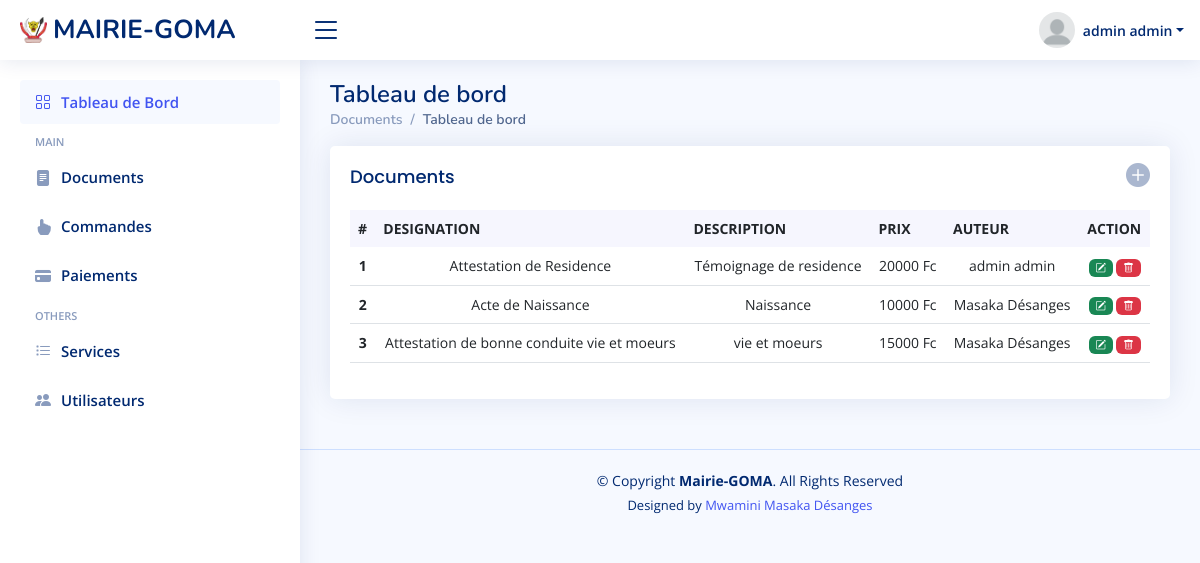
/documents.php (signed in), run on the app's committed database.
### tables this page shows
CREATE TABLE `document` (
  `CODEDOCUMENT` int(11) NOT NULL,
  `DESIGNATION` text DEFAULT NULL,
  `PRIX` float DEFAULT NULL,
  `DESCRIPTION` text DEFAULT NULL,
  `VISIBLE` int(11) DEFAULT NULL,
  `AUTEUR` text DEFAULT NULL
);

### documents.php (called while the page is built, shortened)
<?php $pageTitle = "Documents"; ?>
<?php require_once 'vue/documents.php' ?>
<?php require('templates/layout.php') ?>

### classes/documents.php (called while the page is built, shortened)
<?php
class documents
{
    public function afficher()
    {
        $con = new Database();
        $connect = $con->open();
        try {
            $stmt = $connect->prepare("SELECT * FROM `document` WHERE `VISIBLE`=? ");
            $stmt->execute([$this->VISIBLE = 1]);
            return $stmt->fetchAll();
        } catch (Exception $e) {
            return $e->getMessage();
        }
    }
}

### vue/documents.php (the view, shortened to what this page needs)
<?php
require('./classes/documents.php');
$data = new documents();
$all = $data->afficher();
?>
<div class="col-lg-12">
    <div class="row">
        <div class="col-12">
            <div class="card recent-sales overflow-auto">
                <div class="filter">
                    <a class="icon " data-bs-toggle="modal" data-bs-target="#exampleModal"><i
                            class="bi bi-plus-circle-fill h4"></i></a>
                </div>
                <div class="card-body">
                    <h5 class="card-title"><?= $pageTitle ?></h5>
                    <table class="table datatable ">
                        <thead>
                            <tr>
                                <th scope="col">#</th>
                                <th scope="col">DESIGNATION</th>
                                <th scope="col">DESCRIPTION</th>
                                <th scope="col">PRIX</th>
                                <th scope="col">AUTEUR</th>
                                <th scope="col">ACTION</th>
                            </tr>
                        </thead>
                        <tbody class="text-center">
                            <?php
                            foreach ($all as $key => $val) {
                            ?>
                            <tr>
                                <th scope="row fw bold"><?= $val['CODEDOCUMENT'] ?></th>
                                <td class="fw bold"><?= $val['DESIGNATION'] ?></td>
                                <td class="fw bold"><?= $val['DESCRIPTION'] ?></td>
                                <td class="fw bold"><?= $val['PRIX'] ?> Fc</td>
                                <td class="fw bold"><?= $val['AUTEUR'] ?></td>
                                <td class="fw bold text-center p-md-2">
                                    <a class="text-info mx-auto md-2"
                                        href="./updatedocuments.php?id=<?= $val['CODEDOCUMENT'] ?>">
                                        <span class="badge bg-success ">
                                            <i class="bi bi-pencil-square fa-lg "></i>
                                        </span>
                                    </a>
                                    <a class="text-info mx-auto pd-2"
                                        href="./controller/documents.php?id=<?= $val['CODEDOCUMENT'] ?>&supprimer=true">
                                        <span class="badge bg-danger ">
                                            <i class="bi bi-trash fa-lg "></i>
                                        </span>
                                    </a>
                                </td>
                            </tr>
                            <?php
                            }
                            ?>
                        </tbody>
                    </table>
                </div>
            </div>
        </div>
    </div>
</div>

### assets/css/style.css (style rules this page uses)
:root { scroll-behavior: smooth; }
body { font-family: "Open Sans", sans-serif; background: #f6f9ff; color: #444444; }
a { color: #4154f1; text-decoration: none; }
h1, h2, h3, h4, h5, h6 { font-family: "Nunito", sans-serif; }
.card { margin-bottom: 30px; border: none; border-radius: 5px; box-shadow: 0px 0 30px rgba(1, 41, 112, 0.1); }
.card-title { padding: 20px 0 15px 0; font-size: 18px; font-weight: 500; color: #012970; font-family: "Poppins", sans-serif; }
.card-body { padding: 0 20px 20px 20px; }
.dashboard .filter { position: absolute; right: 0px; top: 15px; }
.dashboard .filter .icon { color: #aab7cf; padding-right: 20px; padding-bottom: 5px; transition: 0.3s; font-size: 16px; }
.dashboard .recent-sales { font-size: 14px; }
.dashboard .recent-sales .table thead { background: #f6f6fe; }
.dashboard .recent-sales .table thead th { border: 0; }

### data on the page
document: CODEDOCUMENT "1", DESIGNATION "Attestation de Residence", DESCRIPTION "Témoignage de residence", PRIX "20000", AUTEUR "admin admin"
document: CODEDOCUMENT "2", DESIGNATION "Acte de Naissance", DESCRIPTION "Naissance", PRIX "10000", AUTEUR "Masaka Désanges"
document: CODEDOCUMENT "3", DESIGNATION "Attestation de bonne conduite vie et moeurs", DESCRIPTION "vie et moeurs", PRIX "15000", AUTEUR "Masaka Désanges"

### other printed values
$_SESSION["postnom"] "admin"
$_SESSION["prenom"] "admin"
$pageTitle "Documents"
